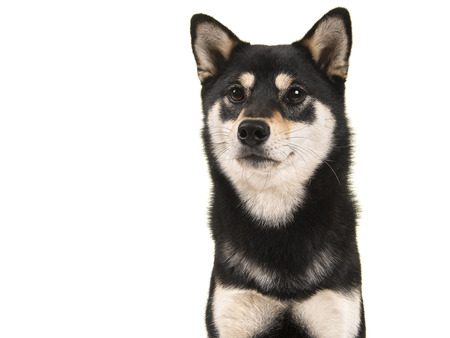
#> input picture black shiba.jpg, 450 x 338 px
$ python -i app.py   (imports and definitions only)
#> lines starting #> are read from the running program, lines starting #| are printed output that depends on the picture
import cv2
import gradio as gr
import numpy as np

# Using more ASCII characters to represent grayscale levels from darkest to lightest
ascii_chars = ['M', 'N', 'B', 'F', '@', '#', 'S', '&', '%', '$', '*', '!', ';', ':', ',', '.', ' ']

# Map the pixel intensity to corresponding ASCII characters
def pixel_to_ascii(pixel_value):
    return ascii_chars[int(pixel_value / 256 * len(ascii_chars))]

# Resize the image and maintain aspect ratio with width scaling
def resize_image(image, max_width=150, max_height=60):
#> called with max_width = 150, max_height = 60
    image = cv2.cvtColor(np.array(image), cv2.COLOR_RGB2BGR)
#> image is the input picture: shape (338, 450, 3); mean B, G, R 204.9, 207.7, 210.3
    height, width = image.shape[:2]
#> height = 338; width = 450

    # Apply a width scaling factor to better match ASCII characters' aspect ratio
    aspect_ratio = width / height
#> aspect_ratio = 1.33
    width_scale_factor = 2  # Scaling factor to account for character aspect ratio

    # Adjust width by scaling factor
    new_width = int(min(max_width, width) * width_scale_factor)
#> new_width = 300
    new_height = min(max_height, height)
#> new_height = 60

    # Calculate new dimensions while maintaining aspect ratio
    if aspect_ratio > 1:  # Wider images
        new_width = min(new_width, max_width)
#> new_width = 150
        new_height = int(new_width / (aspect_ratio * width_scale_factor))
#> new_height = 56
    else:  # Taller images
        new_height = min(new_height, max_height)
        new_width = int(new_height * aspect_ratio * width_scale_factor)

    return cv2.resize(image, (new_width, new_height), interpolation=cv2.INTER_AREA)
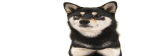
#> returned value: shape (56, 150, 3); mean of channels 0, 1, 2 204.9, 207.7, 210.3; drawn as B, G, R

# Convert the image to grayscale
def convert_to_grayscale(image):
    return cv2.cvtColor(image, cv2.COLOR_BGR2GRAY)
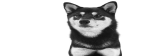
#> returned value: shape (56, 150); min 10, max 255, mean 208.2

# Enhance the contrast of the grayscale image
def apply_contrast_enhancement(image):
    clahe = cv2.createCLAHE(clipLimit=2.0, tileGridSize=(8,8))
    return clahe.apply(image)
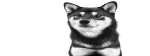
#> returned value: shape (56, 150); min 6, max 255, mean 212.6

# Optional: Apply edge detection if selected
def apply_edge_detection(image):
    edges = cv2.Canny(image, 100, 200)
    return edges

# Generate ASCII art while maintaining aspect ratio and adding optional edge detection
def generate_ascii_art(image, max_width=150, max_height=60, edge_detection=False):
    # Apply edge detection if enabled
#> called with max_width = 150, max_height = 60, edge_detection = False
    if edge_detection:
        image = apply_edge_detection(image)

    height, width = image.shape[:2]
#> height = 56; width = 150
    ascii_art = []

    # Convert each pixel to an ASCII character
    for y in range(height):
        line = ''
        for x in range(width):
            line += pixel_to_ascii(image[y, x])
        ascii_art.append(line)
#> after the loop, ascii_art = 56 items

    # Add horizontal padding to center the ASCII art
    max_line_length = max(len(line) for line in ascii_art)
#> max_line_length = 150
    ascii_art = [line.center(max_width) for line in ascii_art]

    # Add vertical padding to center the ASCII art
    vertical_padding = max(0, max_height - len(ascii_art))
#> vertical_padding = 4
    top_padding = vertical_padding // 2
#> top_padding = 2
    bottom_padding = vertical_padding - top_padding
#> bottom_padding = 2

    ascii_art = ([' ' * max_width] * top_padding) + ascii_art + ([' ' * max_width] * bottom_padding)
#> ascii_art = 60 items

    return '\n'.join(ascii_art)

# Main function to generate ASCII art
def image_to_ascii(image, edge_detection=False):
    resized_image = resize_image(image)
    grayscale_image = convert_to_grayscale(resized_image)
    enhanced_image = apply_contrast_enhancement(grayscale_image)
    ascii_art = generate_ascii_art(enhanced_image, edge_detection=edge_detection)

    with open("ascii_art.txt", "w") as f:
        f.write(ascii_art)

    return ascii_art, "ascii_art.txt"

# Gradio UI
def ascii_art_interface(image, edge_detection):
    ascii_output, text_file = image_to_ascii(image, edge_detection=edge_detection)
    return ascii_output, text_file

# Custom CSS for styling
custom_css = """
    .ascii-art-output {
        font-family: monospace;
        font-size: 7px;
        line-height: 1;  /* Adjust line height */
        white-space: pre;
        overflow: hidden;
        padding: 10px;
        border: 1px solid #ccc;
        background-color: #f8f8f8;
    }
    .container {
        max-width: 100% !important;
        padding: 0 !important;
    }
"""

# Build Gradio interface
# [1 line that did not run here, left out]

# [28 lines not run here, left out]

>>> import cv2
>>> picture = cv2.cvtColor(cv2.imread('black shiba.jpg'), cv2.COLOR_BGR2RGB)
>>> result = image_to_ascii(picture)
